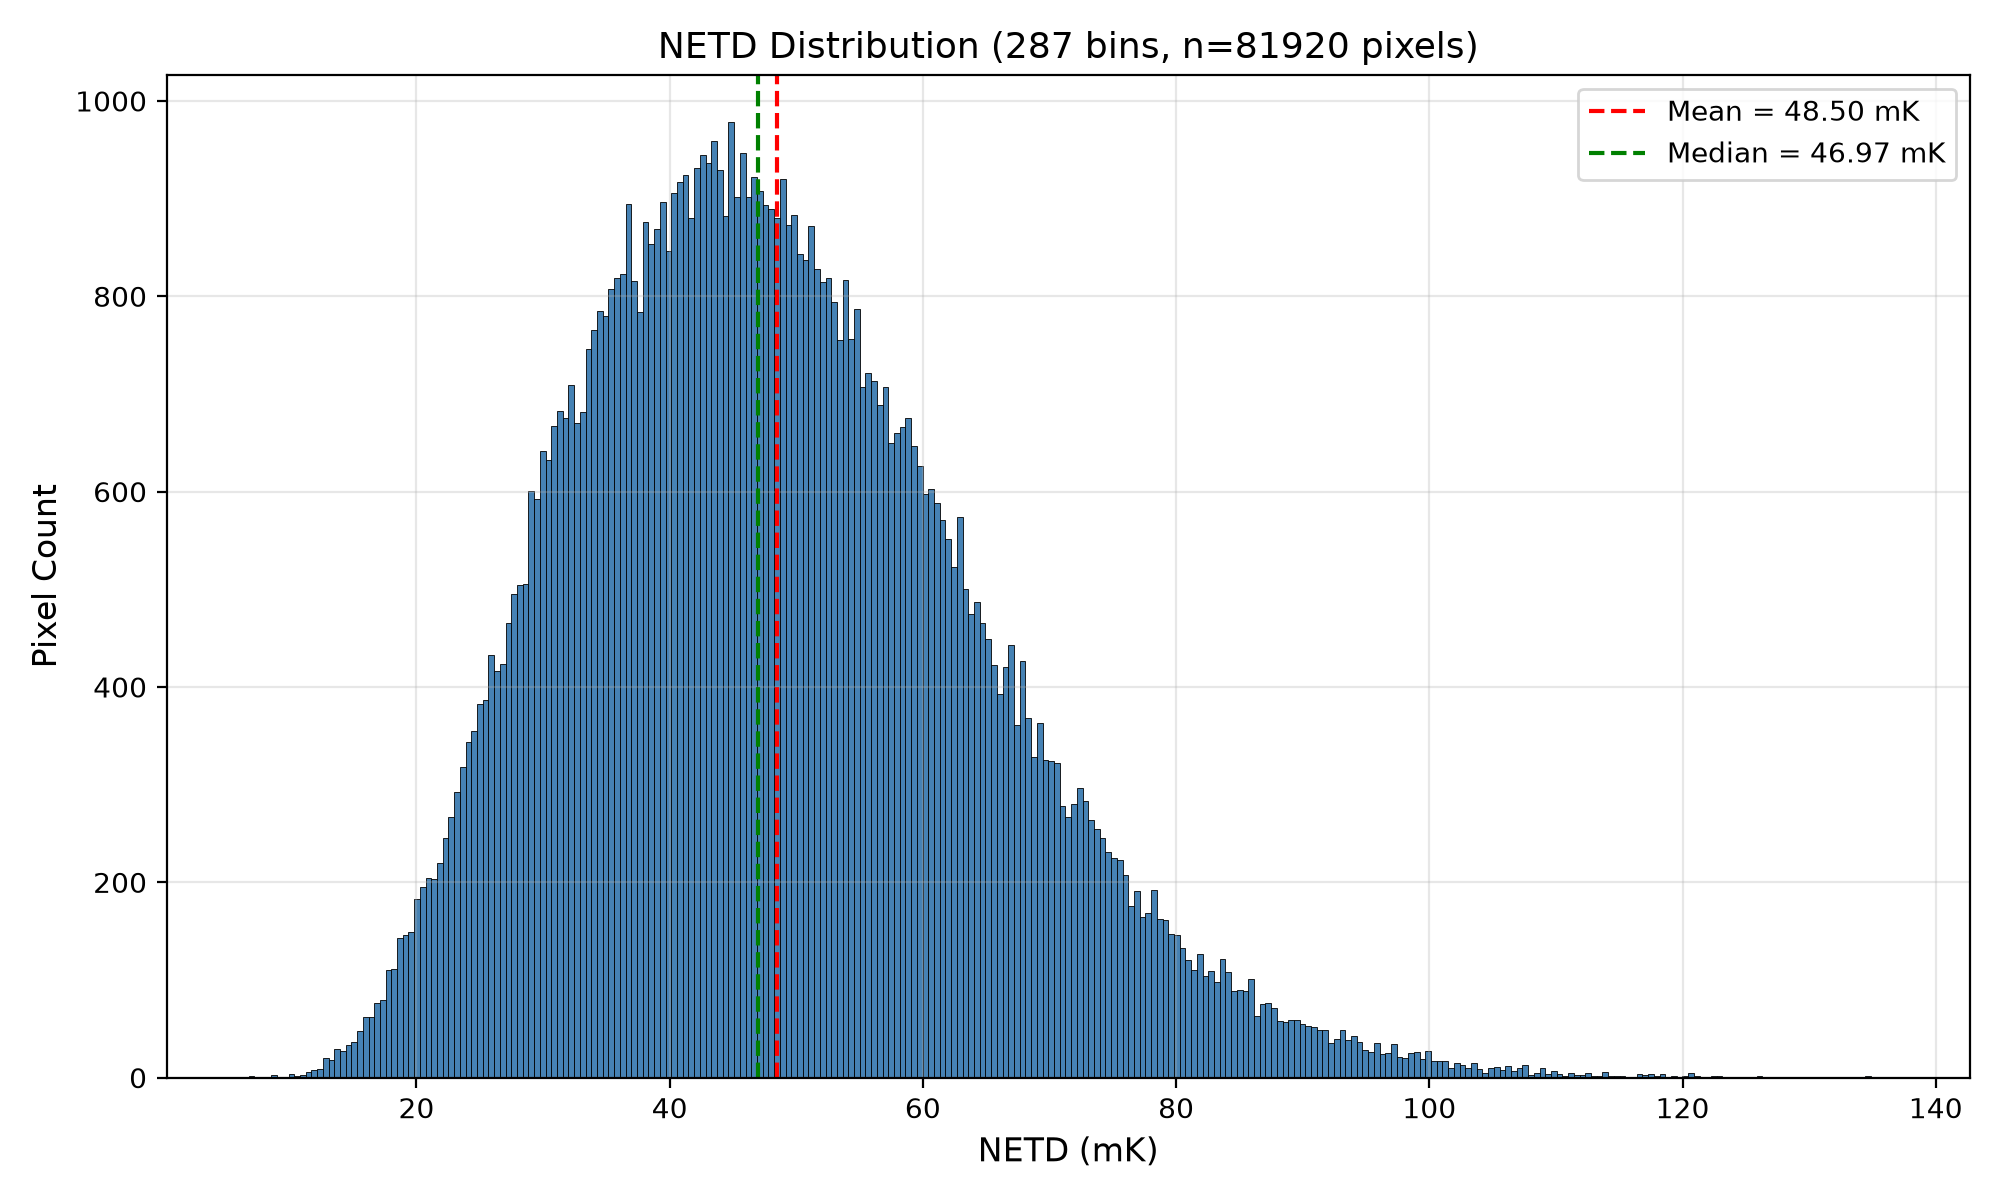

Reproduce this figure in Python.
import numpy as np
import matplotlib
matplotlib.use("Agg")  # remove this line if you want an interactive plot window
import matplotlib.pyplot as plt
import os


# ----- CONFIGURATION -----
script_dir = os.path.dirname(os.path.abspath(__file__))
input_file = os.path.join(script_dir, "NETD_map.npy")
output_image = os.path.join(script_dir, "NETD_histogram.png")


# ----- BIN COUNT -----
# For a 320x256 image (81,920 pixels), the square-root rule gives ~286 bins,
# which is a reasonable, commonly used default for this many samples.
# Set to None to let this be computed automatically via the sqrt rule,
# or override with a fixed integer if you want coarser/finer binning.
NUM_BINS = None


# ----- LOAD THE NETD MAP -----
if not os.path.isfile(input_file):
    raise FileNotFoundError(f"Could not find '{input_file}'")

NETD_mK = np.load(input_file)
print(f"Loaded NETD map with shape: {NETD_mK.shape}")

# Flatten and drop invalid (NaN) pixels, e.g. dead pixels excluded earlier
netd_flat = NETD_mK.flatten()
valid_values = netd_flat[np.isfinite(netd_flat)]
n_invalid = netd_flat.size - valid_values.size

if n_invalid > 0:
    print(f"Excluded {n_invalid} invalid (NaN) pixel(s) from the histogram.")

print(f"Valid pixels used: {valid_values.size}")


# ----- RESOLVE NUMBER OF BINS -----
if NUM_BINS is None:
    num_bins = int(np.ceil(np.sqrt(valid_values.size)))
else:
    num_bins = NUM_BINS

print(f"Using {num_bins} bins")


# ----- STATISTICS -----
netd_min = valid_values.min()
netd_max = valid_values.max()
netd_mean = valid_values.mean()
netd_median = np.median(valid_values)
netd_std = valid_values.std()

print(f"\nNETD statistics (mK):")
print(f"  min:    {netd_min:.4f}")
print(f"  max:    {netd_max:.4f}")
print(f"  mean:   {netd_mean:.4f}")
print(f"  median: {netd_median:.4f}")
print(f"  std:    {netd_std:.4f}")


# ----- PLOT HISTOGRAM -----
fig, ax = plt.subplots(figsize=(10, 6))

ax.hist(valid_values, bins=num_bins, color="steelblue", edgecolor="black", linewidth=0.3)

ax.axvline(netd_mean, color="red", linestyle="--", linewidth=1.5, label=f"Mean = {netd_mean:.2f} mK")
ax.axvline(netd_median, color="green", linestyle="--", linewidth=1.5, label=f"Median = {netd_median:.2f} mK")

ax.set_xlabel("NETD (mK)", fontsize=12)
ax.set_ylabel("Pixel Count", fontsize=12)
ax.set_title(f"NETD Distribution ({num_bins} bins, n={valid_values.size} pixels)", fontsize=13)
ax.legend()
ax.grid(True, alpha=0.3)

plt.tight_layout()
plt.savefig(output_image, dpi=200)
print(f"\nHistogram saved to '{output_image}'")

plt.show()  # remove or comment out if running headless
